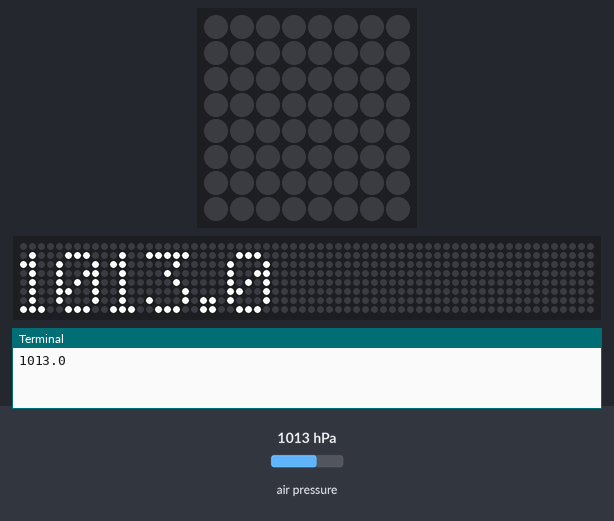
The program below on a simulated Raspberry Pi (BCM pin numbers) with a Sense HAT. Shown: the Sense HAT's 8×8 RGB LED matrix, a strip that is not on the board, showing the scrolling text unrolled, the last lines printed to the terminal. The test bench sets the inputs (shaded band); at power-on: air pressure 1013 hPa. The clock reads 2024-03-15 10:24:30 at power-on unless the program sets it; the 64×8 strip is a reading aid, not a part: it shows the text the matrix is scrolling, unrolled, one strip-width of it at a time.

Above: at 3.7 s.
8.1 s: air pressure set to 952 hPa
At 13.9 s:
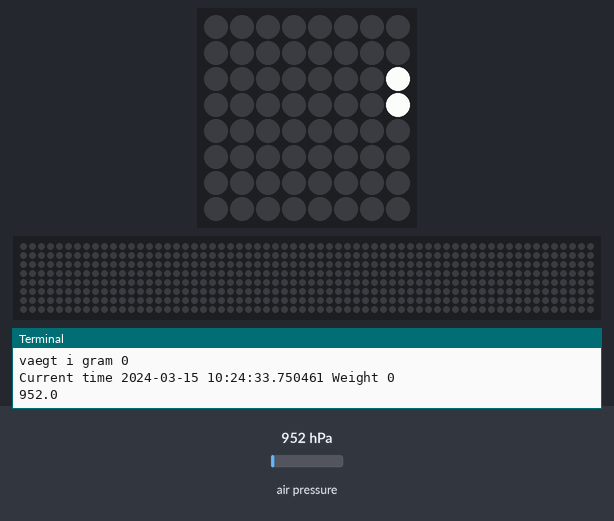
15.6 s: air pressure set to 1000 hPa
At 18.2 s:
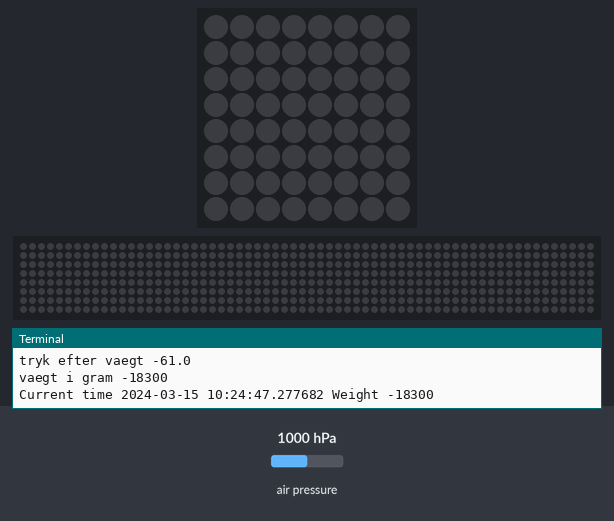
At 27.93 s:
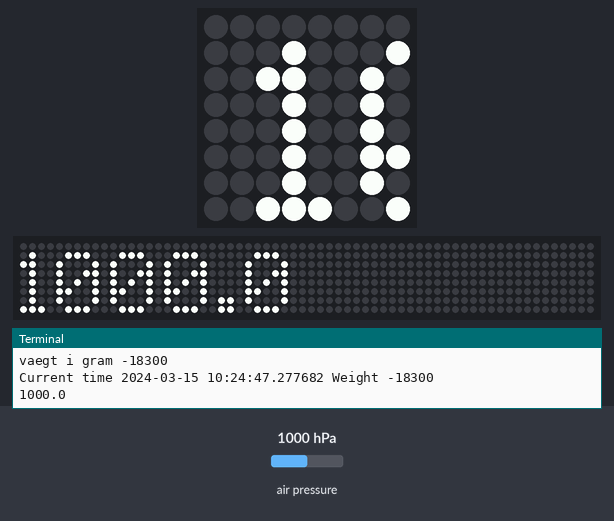

The program:

python.py
```python
from sense_hat import SenseHat
import time
from socket import *
from datetime import datetime

BROADCAST_TO_PORT = 7500
sense = SenseHat()
sense.clear()

s = socket(AF_INET, SOCK_DGRAM)
#s.bind(('', 14593))     #(ip, port)
# no explicit bind: will bind to default IP + random port
s.setsockopt(SOL_SOCKET, SO_BROADCAST, 1)

pressurecalibration = sense.get_pressure()
while True:
    pressure = sense.get_pressure()
    print(round(pressure,1))
    sense.show_message(str(round(pressure,1)))
    #pressure = round(pressure,1)
    trykEfterVaegt = (pressure - pressurecalibration)
    print("tryk efter vaegt " + str(round(trykEfterVaegt,1)))
    vaegtIGram = round((trykEfterVaegt)*300)
    print("vaegt i gram " + str(round(vaegtIGram,1)))


    data = "Current time " + str(datetime.now()) + " Weight " + str(vaegtIGram)
    s.sendto(bytes(data, "UTF-8"), ('<broadcast>', BROADCAST_TO_PORT))
    print(data)
    time.sleep(10)
```

Measured:
- what the display in image 2 shows lasts 10.1 s, from 17.3 s to 27.4 s
